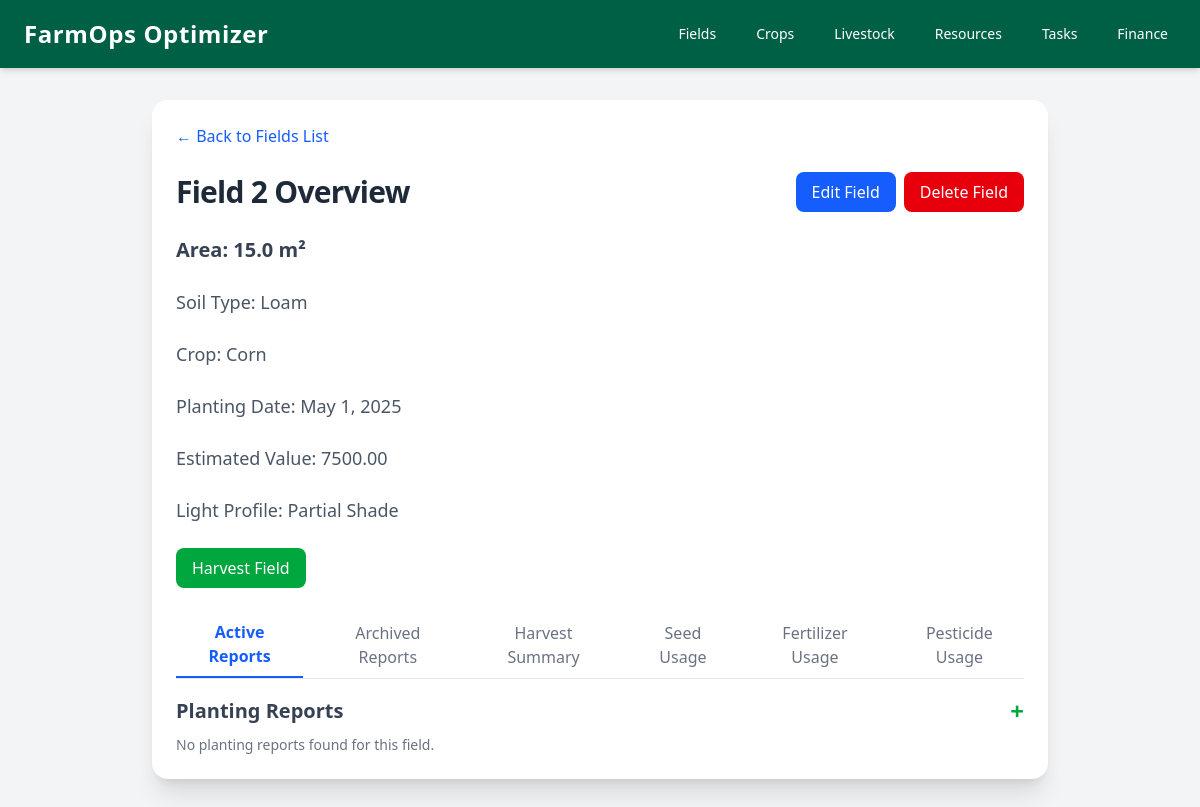
Page /planting-field/2/ on the earlier database version.
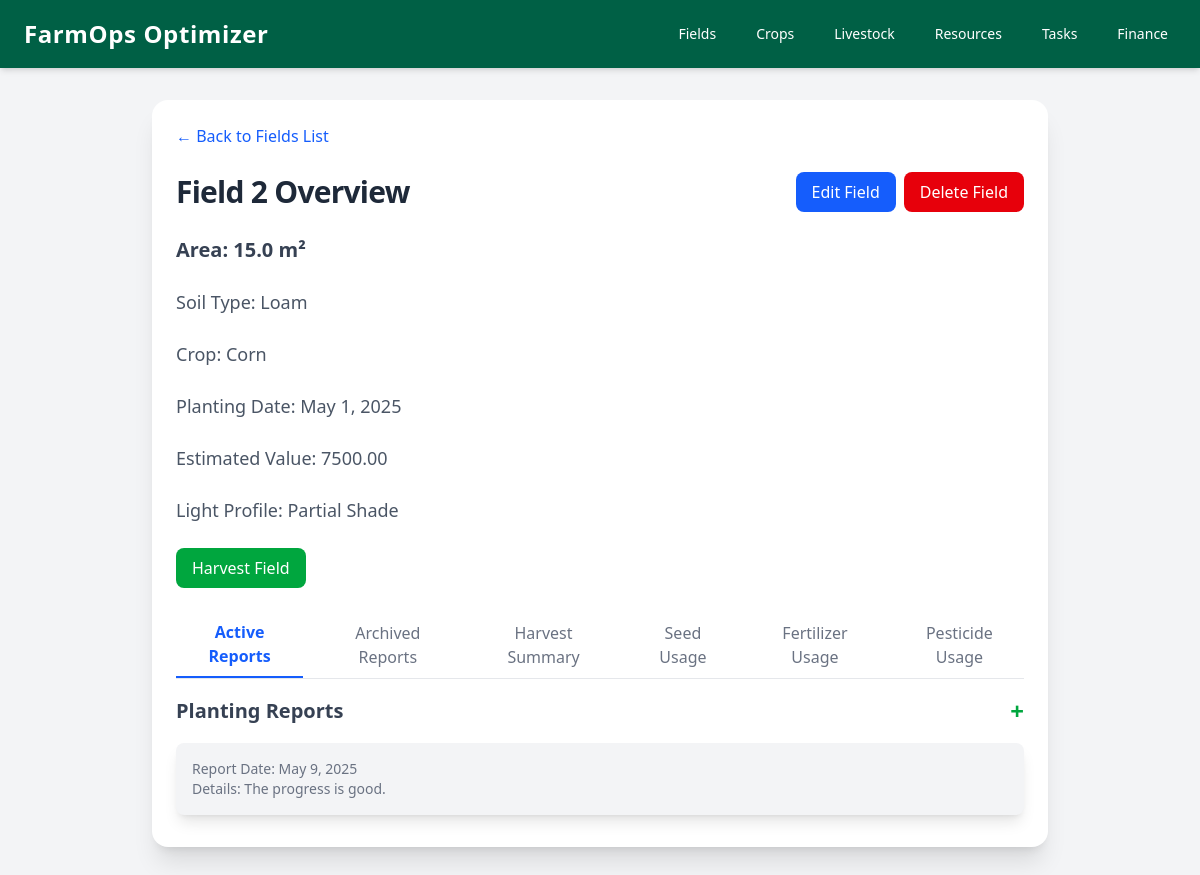
Same page on the later database version.
### crops/models.py (models this page shows, shortened)
class PlantingReport(models.Model):
    planting_field = models.ForeignKey(PlantingField, on_delete=models.CASCADE, related_name="reports")
    report_date = models.DateTimeField(auto_now_add=True)
    plant_height = models.FloatField(null=True, blank=True)
    plant_health = models.CharField(max_length=255, blank=True, null=True)
    FLOWERING_STATUS_CHOICES = [
        ('NOT_STARTED', 'Not Started'),
        ('BEGINNING', 'Beginning of Flowering'),
        ('PEAK', 'Full Flowering'),
        ('ENDING', 'End of Flowering'),
        ('COMPLETED', 'Flowering Completed'),
    ]
    flowering_status = models.CharField(max_length=50, choices=FLOWERING_STATUS_CHOICES, default='NOT_STARTED')
    MATURITY_STATUS_CHOICES = [
        ('NOT_STARTED', 'Not Started'),
        ('BEGINNING', 'Beginning of Maturity'),
        ('HALFWAY', 'Halfway to Maturity'),
        ('NEAR_COMPLETION', 'Near Completion'),
        ('COMPLETED', 'Fully Matured'),
    ]
    maturity_status = models.CharField(max_length=50, choices=MATURITY_STATUS_CHOICES, default='NOT_STARTED')
    temperature = models.FloatField(null=True, blank=True)
    humidity = models.FloatField(null=True, blank=True)
    notes = models.TextField(blank=True, null=True)
    archived = models.BooleanField(default=False)

### crops/views.py (the view)
# urls.py: path('planting-field/<int:pk>/', views.planting_field_detail, name='planting_field_detail'),
def planting_field_detail(request, pk):
    planting_field = get_object_or_404(PlantingField, pk=pk)
    planting_reports = planting_field.reports.filter(planting_field=pk, archived=False)
    archived_reports = planting_field.reports.filter(planting_field=pk, archived=True)
    harvest_summaries = HarvestSummary.objects.filter(field=pk)
    seed_usages = SeedUsage.objects.filter(field=pk)
    fertilizer_usages = FertilizerUsage.objects.filter(field=pk)
    pesticide_usages = PesticideUsage.objects.filter(field=pk)
    return render(request, 'crops/planting_field_detail.html', {
        'planting_field': planting_field,
        'planting_reports': planting_reports,
        'archived_reports': archived_reports,
        'harvest_summary': harvest_summaries,
        'seed_usages': seed_usages,
        'fertilizer_usages': fertilizer_usages,
        'pesticide_usages': pesticide_usages,
    })

### crops/templates/crops/planting_field_detail.html (shortened to what this page needs)
{% extends 'base.html' %}
{% block content %}
<div class="max-w-4xl mx-auto p-6 bg-white shadow-xl rounded-2xl" x-data="{ activeTab: 'tab-active' }">
    <div class="mb-6">
        <a href="{% url 'crops:fields' %}" class="text-blue-600 hover:text-blue-800">&larr; Back to Fields List</a>
    </div>
    <div class="flex items-center justify-between mb-6">
        <h2 class="text-3xl font-bold text-gray-800 tracking-tight">{{ planting_field.name }} Overview</h2>
        <div class="flex gap-2">
            <a href="{% url 'crops:edit_field' planting_field.id %}"
            class="px-4 py-2 bg-blue-600 text-white rounded-lg hover:bg-blue-700 transition">Edit Field</a>
            <form method="POST" action="{% url 'crops:delete_field' planting_field.id %}"
            onsubmit="return confirm('Are you sure you want to delete this field?');">
                <button type="submit" class="px-4 py-2 bg-red-600 text-white rounded-lg hover:bg-red-700 transition">Delete Field</button>
            </form>
        </div>
    </div>
    <div class="space-y-6">
        {% include 'crops/field_details.html' %}
        {% include 'crops/harvest_button.html' %}
        <div>
            {% include 'crops/field_tabs.html' %}
            <div x-show="activeTab === 'tab-active'">
                {% include 'crops/active_reports.html' %}
            </div>
        </div>
    </div>
</div>
{% endblock %}

### crops/templates/crops/active_reports.html
<div class="flex items-center justify-between mb-2">
    <h3 class="text-xl font-semibold text-gray-700">Planting Reports</h3>
    <a href="{% url 'crops:add_planting_report' planting_field.id %}" class="text-green-600 hover:text-green-800 text-2xl font-bold">+</a>
</div>
<ul class="space-y-2">
    {% for report in planting_reports %}
        <li class="py-2">
            <a href="{% url 'crops:planting_report_detail' report.id %}" class="block p-4 bg-gray-100 shadow-lg rounded-lg hover:bg-gray-200 transition-all">
                <p class="text-sm text-gray-500">Report Date: {{ report.report_date|date:"F j, Y" }}</p>
                <p class="text-sm text-gray-500">Details: {{ report.notes }}</p>
            </a>
        </li>
    {% empty %}
        <p class="text-sm text-gray-500">No planting reports found for this field.</p>
    {% endfor %}
</ul>

Differences in the rows shown:
added PlantingReport: report_date "May 9, 2025", notes "The progress is good."
Other differences:
text no longer shown: "No planting reports found for this field."
